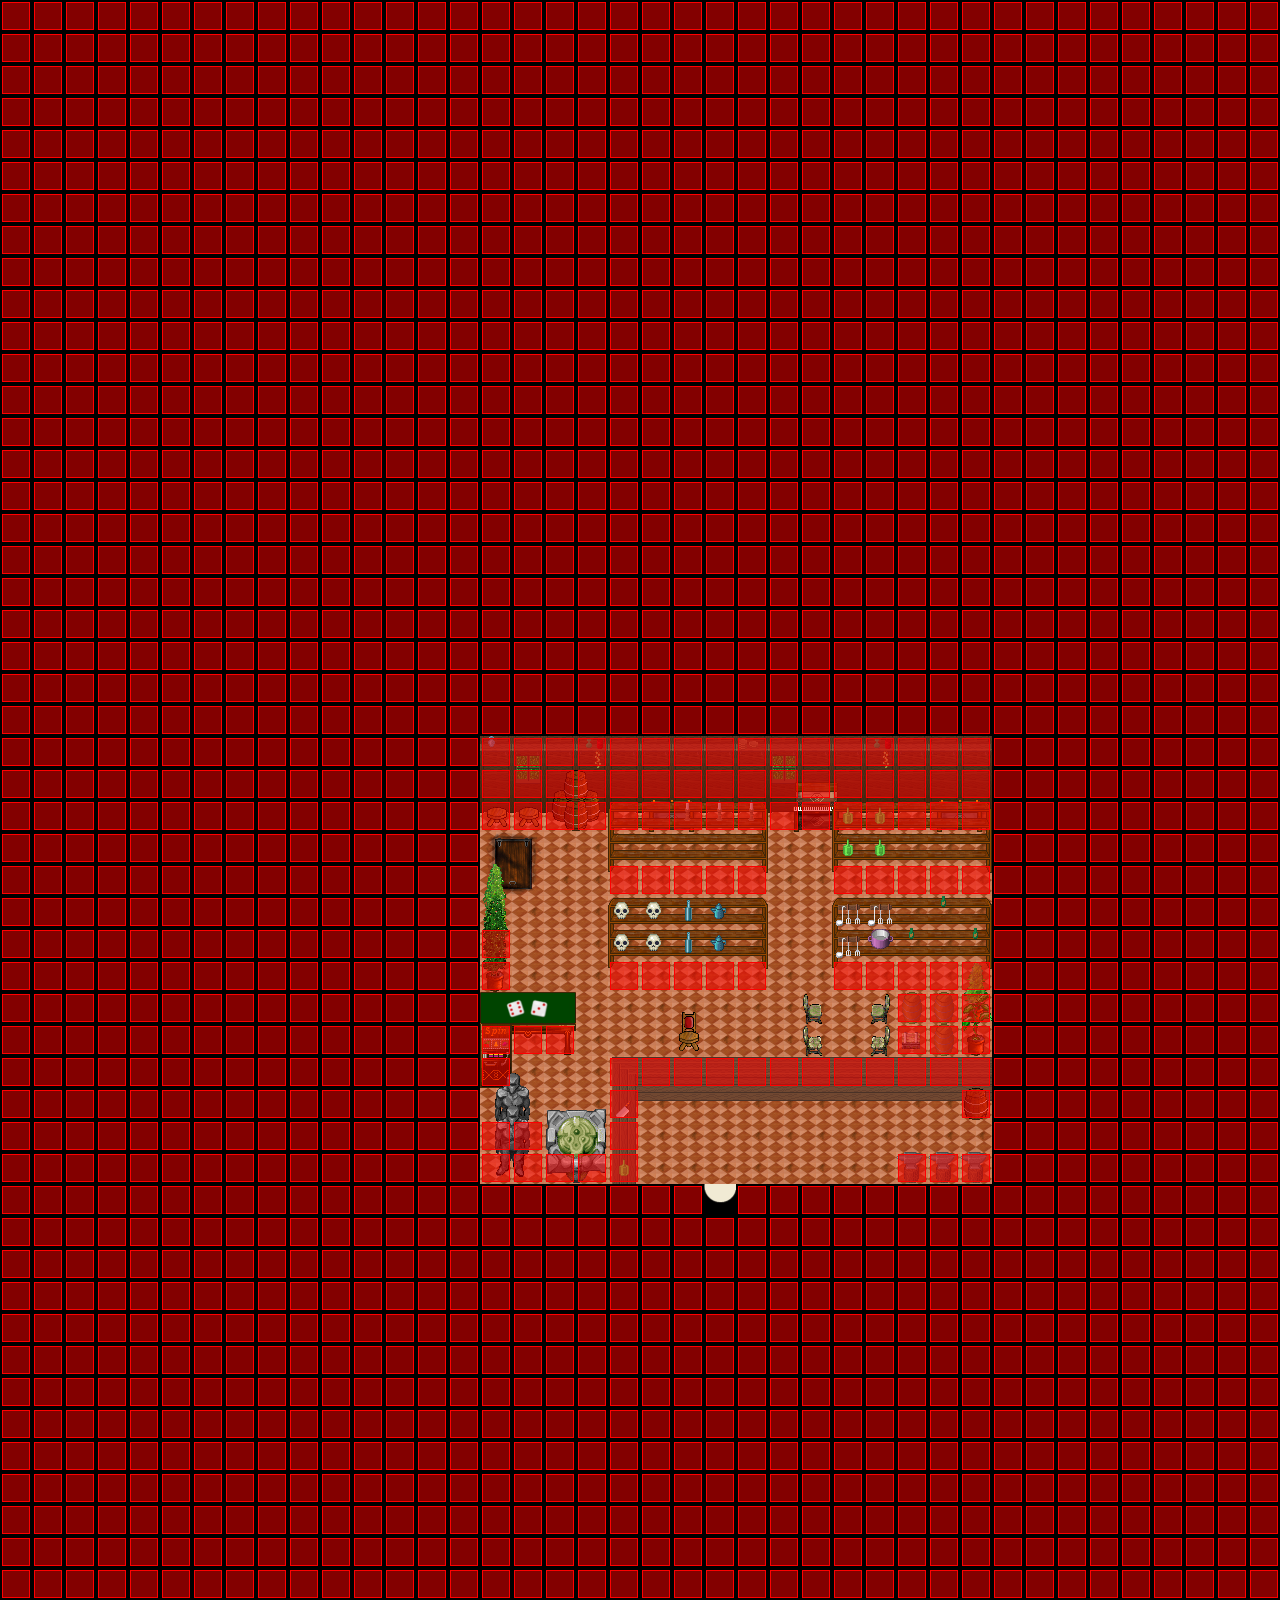

A level layout from a 2D game, rendered from its tile map. Below: a short description, then the map file with tile-grid data replaced by summaries:
An orthogonal 40x50 tile map with 32x32 px tiles, 7 tile layers (Ground, Ground, Ground, Ground, ...), 5 tilesets and 2 objects (SCRIPT, WARP).

<map version="1.0" orientation="orthogonal" width="40" height="50" tilewidth="32" tileheight="32">
 <properties>
  <property name="music" value="inside2.ogg" />
 </properties>
 <tileset firstgid="1" name="collision1_32_32" tilewidth="32" tileheight="32">
  <image source="../graphics/tiles/collision1_32_32.png" width="1024" height="1024" />
 </tileset>
 <tileset firstgid="1025" name="indoor3_32_32" tilewidth="32" tileheight="32">
  <image source="../graphics/tiles/indoor3_32_32.png" width="1024" height="1024" />
 </tileset>
 <tileset firstgid="2049" name="indoor2_32_32" tilewidth="32" tileheight="32">
  <image source="../graphics/tiles/indoor2_32_32.png" width="1024" height="1024" />
 </tileset>
 <tileset firstgid="3073" name="indoor2_32_64" tilewidth="32" tileheight="64">
  <image source="../graphics/tiles/indoor2_32_64.png" width="1024" height="1024" />
 </tileset>
 <tileset firstgid="3585" name="indoor2_32_96" tilewidth="32" tileheight="96">
  <image source="../graphics/tiles/indoor2_32_96.png" width="1024" height="960" />
 </tileset>
 <layer name="Ground" width="40" height="50">
  <data>[2000 cells, 1968 non-empty, 7 distinct tile ids]</data>
 </layer>
 <layer name="Ground" width="40" height="50">
  <data>[2000 cells, 48 non-empty, 5 distinct tile ids]</data>
 </layer>
 <layer name="Ground" width="40" height="50">
  <data>[2000 cells, 62 non-empty, 22 distinct tile ids]</data>
 </layer>
 <layer name="Ground" width="40" height="50">
  <data>[2000 cells, 2 non-empty, 2 distinct tile ids]</data>
 </layer>
 <layer name="Fringe" width="40" height="50">
  <data>[2000 cells, 37 non-empty, 18 distinct tile ids]</data>
 </layer>
 <layer name="Over" width="40" height="50">
  <data>[2000 cells, 26 non-empty, 12 distinct tile ids]</data>
 </layer>
 <layer name="Collision" width="40" height="50">
  <data>[2000 cells, 1880 non-empty, 1 distinct tile ids]</data>
 </layer>
 <objectgroup name="Object" width="40" height="50">
  <object name="External Map Events" type="SCRIPT" x="4" y="-8">
   <properties>
    <property name="FILENAME" value="scripts/maps/iw-castle-cedric-warehouse-o00-o00-o00.lua" />
   </properties>
  </object>
  <object name="Warp to Burg Cedric" type="WARP" x="704" y="1184" width="32" height="32">
   <properties>
    <property name="DEST_MAP" value="ow-n0004-p0005-o0000" />
    <property name="DEST_X" value="1904" />
    <property name="DEST_Y" value="1392" />
   </properties>
  </object>
 </objectgroup>
</map>
